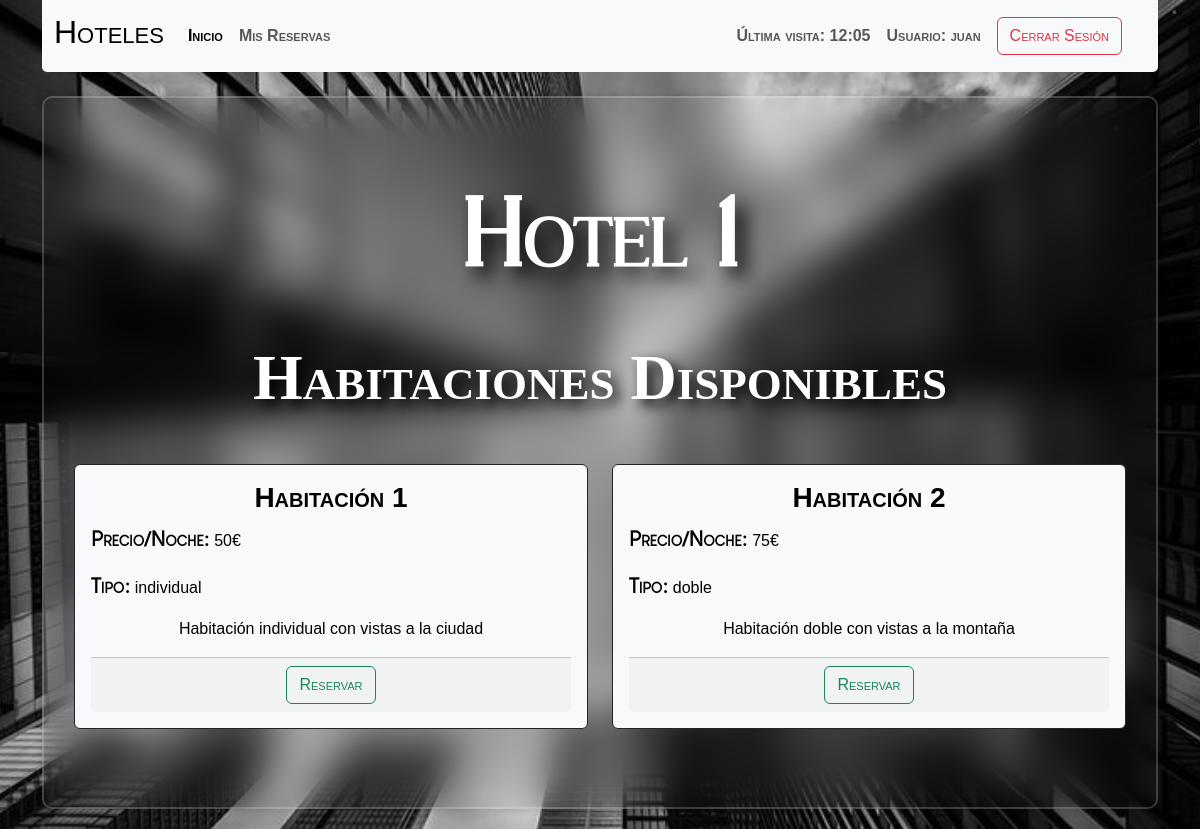
The app's page /ActividadUT6_Hoteles_SheilaLaraGarcia/index.php?controller=rooms&action=showRooms&idHotel=1 (signed in) with its own data.
### tables this page shows
CREATE TABLE hoteles (
  id INT PRIMARY KEY AUTO_INCREMENT,
  nombre VARCHAR(255) NOT NULL,
  direccion VARCHAR(255) NOT NULL,
  ciudad VARCHAR(255) NOT NULL,
  pais VARCHAR(255) NOT NULL,
  num_habitaciones INT NOT NULL,
  descripcion TEXT NOT NULL,
  foto MEDIUMBLOB
);

CREATE TABLE habitaciones (
  id INT PRIMARY KEY AUTO_INCREMENT,
  id_hotel INT NOT NULL,
  num_habitacion INT NOT NULL,
  tipo VARCHAR(255) NOT NULL,
  precio FLOAT NOT NULL,
  descripcion TEXT NOT NULL,
  FOREIGN KEY (id_hotel) REFERENCES hoteles(id)
);

### ActividadUT6_Hoteles_SheilaLaraGarcia/controllers/roomsController.php (called while the page is built)
<?php
class roomsController{
    public function __construct() {
        $this->model = new roomsModel();
        $this->view = new roomsViews();
    }
    public function showRooms() {
        $rooms = $this->model->getRooms();
        $this->view->showInfoRooms($rooms);
    }
}

### ActividadUT6_Hoteles_SheilaLaraGarcia/models/roomsModel.php (called while the page is built, shortened)
<?php
require_once $_SERVER['DOCUMENT_ROOT'] . '/ActividadUT6_Hoteles_SheilaLaraGarcia/db/db.php';
class roomsModel{
    private $pdo;
    public function __construct() {
        $this->db = new DB();
        $this->pdo = $this->db->getPDO();
    }
    public function getRooms() {
        $stmt = $this->pdo->prepare("SELECT HO.id AS idhotel, HO.nombre, HA.id AS idhab, HA.num_habitacion, HA.tipo, HA.precio, HA.descripcion
                                    FROM hoteles HO JOIN habitaciones HA
                                    ON (HO.id = HA.id_hotel)
                                    WHERE HO.id = ?;");
        $stmt->execute(array($_GET["idHotel"]));
        return $stmt->fetchAll(PDO::FETCH_ASSOC);
    }
}

### ActividadUT6_Hoteles_SheilaLaraGarcia/config/config.php (called while the page is built)
<?php
$usuario = 'root';
$pwd = '';
$dbname = 'hoteles';
$host = 'localhost';

### ActividadUT6_Hoteles_SheilaLaraGarcia/db/db.php (called while the page is built)
<?php
class db {
    private $pdo;
    public function __construct() {
        require $_SERVER['DOCUMENT_ROOT'] . '/ActividadUT6_Hoteles_SheilaLaraGarcia/config/config.php';
        try {
            $this->pdo = new PDO("mysql:host=$host;dbname=$dbname", $usuario, $pwd);
            $this->pdo->setAttribute(PDO::ATTR_ERRMODE, PDO::ERRMODE_EXCEPTION);
        } catch (Exception $ex) {
            echo '<div class="d-flex justify-content-center">
                    <div class="alert alert-warning d-grid gap-2 col-3 m-4 text-center" role="alert">
                        La página se encuentra en mantenimiento.
                    </div>
                </div>';
        }
    }
    public function getPDO() {
        return $this->pdo;
    }
}

### ActividadUT6_Hoteles_SheilaLaraGarcia/views/roomsView.php (the view)
<?php
class roomsViews{
    public function showInfoRooms($rooms) {
        echo '<section class="text-center text-md-start section">'
        . '<h1 class="m-5 text-center display-3" id="h1__section">' . $rooms[0]['nombre'] . '</h1>'
        . '<h2 class="m-5 text-center display-4" id="h2__section">Habitaciones Disponibles</h2>'
        . '<div class="row row-cols-1 row-cols-md-2 g-4 mb-5">';
        foreach ($rooms as $room) {
            echo '<div class="col-sm-6">
                    <div class="card border-dark text-bg-light">
                        <div class="card-body">
                            <h3 class="card-title text-center"><strong>Habitación '.$room['num_habitacion'].'</strong></h3>
                            <p class="card-text"><strong class="card-strong">Precio/Noche: </strong>'.$room['precio'].'€</p>
                            <p class="card-text"><strong class="card-strong">Tipo: </strong>'.$room['tipo'].'</p>
                            <p class="card-text text-center">'.$room['descripcion'].'</p>
                            <div class="card-footer text-center">
                                 <a href="index.php?controller=booking&action=showFormBooking&idhotel='.$room['idhotel'].'&idhab='.$room['idhab'].'&num_habitacion='.$room['num_habitacion'].'&nombre='.$room['nombre'].'&precio='.$room['precio'].'&descripcion='.$room['descripcion'].'" class="btn btn-outline-success">Reservar</a>
                            </div>
                        </div>
                    </div>
                </div>';
        }
        echo '</div>'
        . '</section>';
    }
}

### ActividadUT6_Hoteles_SheilaLaraGarcia/css/style.css (style rules this page uses)
* { margin: 0; padding: 0; box-sizing: border-box; font-family: "Poppins", sans-serif; }
.body { display: flex; justify-content: center; align-items: center; min-height: 100vh; background-image: url("../assets/images/fondo_02.jpg"); background-repeat: no-repeat; background-size: cover; background-position: center; }
h1 { font-size: 36px; text-align: center; }

### ActividadUT6_Hoteles_SheilaLaraGarcia/css/styleApp.css (style rules this page uses)
.body { background-image: url("../assets/images/fondo_02.jpg"); background-repeat: no-repeat; background-size: cover; margin: 0px; }
.section { background: transparent; border: 2px solid rgba(255, 255, 255, 0.2); backdrop-filter: blur(20px); box-shadow: 0 0 10px rgba(0, 0, 0, 0.2); border-radius: 10px; padding: 30px; margin-bottom: 20px; }
#h1__section { font-variant: small-caps; font-family: Vogue; color: white; font-size: 6em; text-shadow: black 0.1em 0.1em 0.2em; font-weight: bolder; }
#h2__section { font-variant: small-caps; font-family: Apollo; color: white; font-size: 4em; text-shadow: black 0.1em 0.1em 0.2em; font-weight: bolder; }
.card-title { font-variant: small-caps; font-family: Apollo; font-weight: bolder; }
.card-strong { font-family: Louis; font-variant: small-caps; font-size: 1.3rem; font-weight: bold; }
.card-text { font-family: Arial, Helvetica, sans-serif; }
.btn { font-family: Louis; font-variant: small-caps; }

### records on screen
hoteles: nombre "Hotel 1"
habitaciones: num_habitacion "1", precio "50", tipo "individual", descripcion "Habitación individual con vistas a la ciudad"
habitaciones: num_habitacion "2", precio "75", tipo "doble", descripcion "Habitación doble con vistas a la montaña"

### other values on screen
$_COOKIE['lastvisit'] "12:05"
$_SESSION['user'] "juan"
